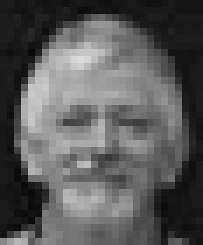
#> input picture faceGray.jpg, 29 x 35 px (shown 7 times larger)
$ python final_try.py   (older library calls are emulated)
#> lines starting #> are read from the running program, lines starting #| are printed output that depends on the picture
import matplotlib.pyplot as plt
import matplotlib.image as mpimg
import matplotlib.patches as patches
import numpy as np

# TESTING INPUTS

i1 = mpimg.imread('faceGray.jpg')
#> i1 is the input picture: shape (35, 29); min 8, max 218, mean 89.9
# i1 = mpimg.imread('testface.png')

i2 = mpimg.imread('groupGray.jpg')
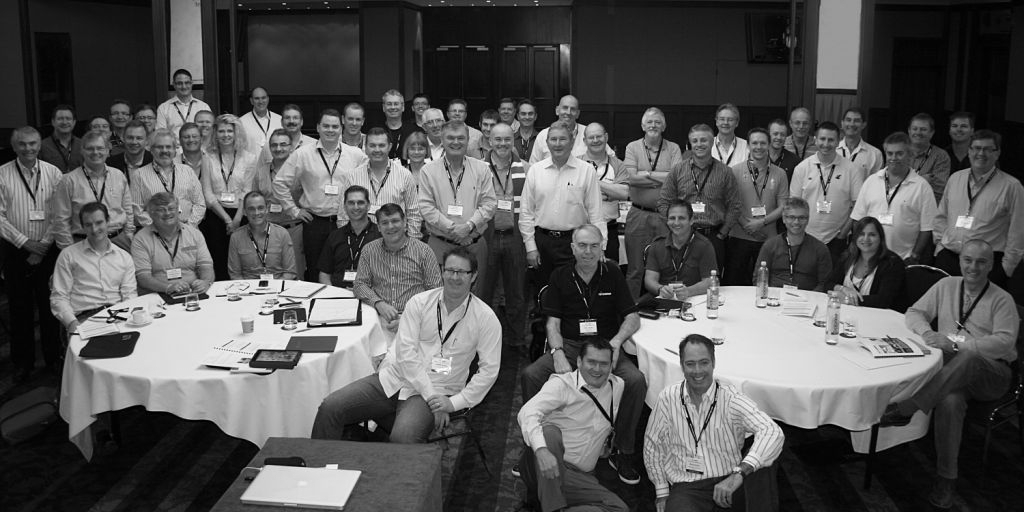
#> input picture groupGray.jpg, 1024 x 512 px
#> i2 is the input picture: shape (512, 1024); min 0, max 254, mean 85.2

# FOR PNG

#i1 = i1[:,:,2]
img1 = i1.copy()
img2 = i2.copy()

img1 = img1.T
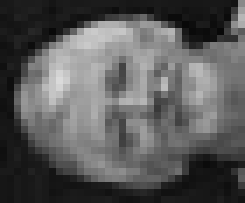
#> img1: shape (29, 35) (shown 7 times larger); min 8, max 218, mean 89.9
img2 = img2.T
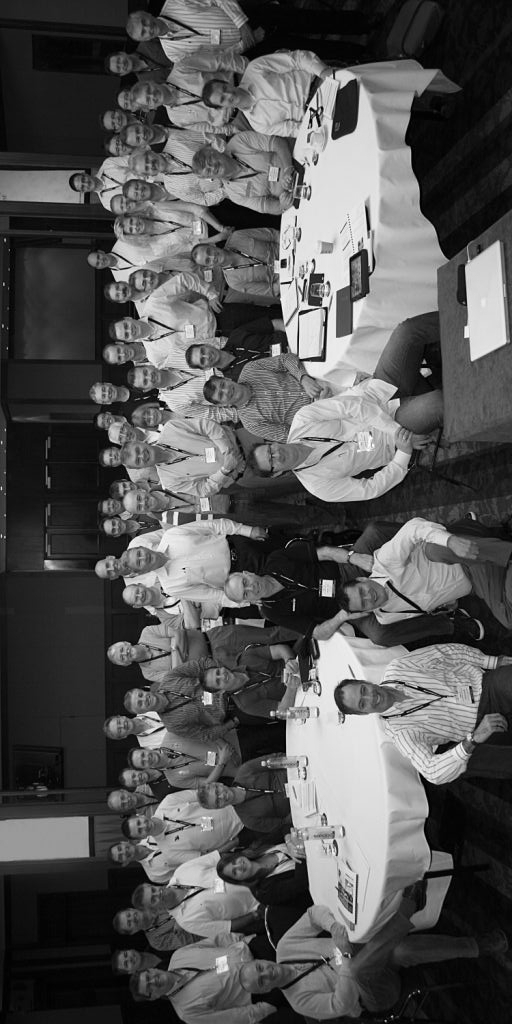
#> img2: shape (1024, 512); min 0, max 254, mean 85.2

# INITIALIZATION OF POPULATION TABLE

def popTableInitialization(pop_size):
    pop_table = []

    for i in range(pop_size):
        pop_table.append((np.random.randint(img2.shape[0]), np.random.randint(img2.shape[1])))
    return pop_table


# CREATING FRAMES FOR PIXEL MATCHING

def frameCreation(pop_table, img2):
    frames = []
    img2 = np.array(img2)

    for i in range(pop_size):
        frame = img2[pop_table[i][0]:(pop_table[i][0]+img1.shape[0]),pop_table[i][1]:(pop_table[i][1]+img1.shape[1])]
        frames.append(frame)
    return frames


# CORRELATION FUNCTION

def fitnessFunction(frames, pop_table, img1):
    fitness_values = []

    for i in range(pop_size):
        if frames[i].shape == img1.shape:
            frames[i] = frames[i] - frames[i].mean()
            img1 = img1 - img1.mean()
            frames[i] = frames[i] / frames[i].std()
            img1 = img1 / img1.std()
            value = np.mean(frames[i]*img1)
            fitness_values.append(value)
        else:
            fitness_values.append(0)
    return fitness_values


# SORTING

def sortedFitnessValues(fitness_values, pop_table):
    sorted_fitness = sorted(fitness_values)
    return sorted_fitness


# EXTRACTING THE MAX COORDINATE

def faceDetection(sorted_fitness, fitness_values, i2, pop_table, img1, threshold):
    sorted_pop_table = sortedPopTable(sorted_fitness, fitness_values, pop_size, pop_table)

    if (sorted_fitness[pop_size - 1] >= threshold):
        # SQUARING THE FACE
        fig,ax = plt.subplots(1)
        ax.imshow(i2, cmap= 'gray')
        rect = patches.Rectangle(sorted_pop_table[pop_size-1],img1.shape[0],img1.shape[1],linewidth=1,edgecolor='r',facecolor='none')
        ax.add_patch(rect)
        plt.xticks(rotation=90)
        plt.show()
        return []
    else:
        return sorted_pop_table


# MAKING NEW POPULATION TABLE

def sortedPopTable(sorted_fitness, fitness_values, pop_size, pop_table):
    sorted_pop_table = []

    for i in range(pop_size):
        for j in range(pop_size):
            if (sorted_fitness[i]==fitness_values[j]):
                fitness_values[j] = -100
                sorted_pop_table.append(pop_table[j])
    return sorted_pop_table

# CROSS-OVER

def crossOverOfBits(pop_size, sorted_pop_table):
    best_parents = []
    best_parents.append(sorted_pop_table[pop_size-2])
    best_parents.append(sorted_pop_table[pop_size-1])
    binary_number = []
    result_list = []
    out_array = np.asarray(best_parents, dtype=np.int)
    for i in range(pop_size):
        out_array = np.asarray(best_parents, dtype=np.int)
        for i in out_array:
            x = np.binary_repr(i[0], width= 11)
            y = np.binary_repr(i[1], width= 11)
            binary_number.append((x,y))

        concat_binary = [''.join(i) for i in binary_number]
        # print(concat_binary)
        binary_value_1 = concat_binary[0]
        binary_value_2 = concat_binary[1]
        binary_value_1 = list(binary_value_1)
        binary_value_2 = list(binary_value_2)
        random_point = np.random.randint(0, 22)

        for j in range(random_point, 22):
            binary_value_1[j], binary_value_2[j] = binary_value_2[j], binary_value_1[j]

        binary_value_1= ''. join(binary_value_1)
        binary_value_2= ''. join(binary_value_2)
        result_list.append(binary_value_1)
        result_list.append(binary_value_2)
        x = int(result_list[0][:11], 2)
        y = int(result_list[0][12:], 2)
        best_parents = []
        best_parents.append((x,y))
        print(bes)
        x = int(result_list[1][:11], 2)
        y = int(result_list[1][12:], 2)
        best_parents.append((x,y))
    print(result_list[0])
    return result_list


# MUTATION

def mutationOfBits(result_list, pop_size):
    random_point = np.random.randint(0,pop_size)
    value = result_list[random_point]
    value= list(value)
    mutation_point = np.random.randint(0,22)
    if(value[mutation_point]=='0'):
        # print(True)
        value[mutation_point]='1'
    else:
        value[mutation_point]='0'
    value= ''.join(str(v) for v in value)
    result_list[random_point] = value
    return result_list

# [18 lines of commented-out code are left out]
def newPopTable(sorted_pop_table, mutated_result, img2, pop_size):
    coordinates= []

    for i in range(pop_size - 1):
        x = int(mutated_result[i][:11], 2)
        y = int(mutated_result[i][12:], 2)
        if x <= img2.shape[0] and y <= img2.shape[1]:
            coordinates.append((x,y))
        else:
            coordinates.append((np.random.randint(img2.shape[0]), np.random.randint(img2.shape[1])))

    coordinates.append(sorted_pop_table[pop_size - 1])
    return coordinates

# [20 lines of commented-out code are left out]

pop_size = 50
pop_table = popTableInitialization(pop_size)
frames = frameCreation(pop_table, img2)
#> the loop in frameCreation, `for i in range(pop_size):` made 50 passes
#> pass 1, in frameCreation, `frame = img2[pop_table[i][0]:(pop_table[i][0]+img1.shape[0]),pop_table..`:
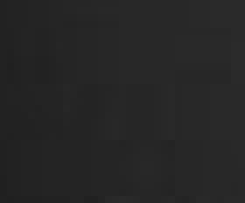
#> frame: shape (29, 35) (shown 7 times larger); min 32, max 43, mean 38
#> pass 2, in frameCreation, `frame = img2[pop_table[i][0]:(pop_table[i][0]+img1.shape[0]),pop_table..`:
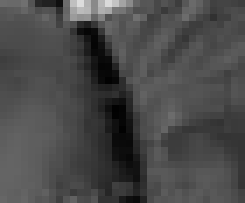
#> frame: shape (29, 35) (shown 7 times larger); min 1, max 220, mean 73.2
#> pass 3, in frameCreation, `frame = img2[pop_table[i][0]:(pop_table[i][0]+img1.shape[0]),pop_table..`:
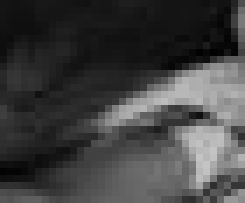
#> frame: shape (29, 35) (shown 7 times larger); min 1, max 196, mean 64.5
#> after the loop in frameCreation, `for i in range(pop_size):`: frames = 50 items
#> frames = 50 items
fitness_values = fitnessFunction(frames, pop_table, img1)
#> the loop in fitnessFunction, `for i in range(pop_size):` made 50 passes
#> value on passes 1 to 12: 0.179, -0.29, 0.0473, 0.0931, 0.105, 0.329, -0.204, -0.0808, 0.00568, -0.0224, -0.164, -0.137
#> pass 1, in fitnessFunction, `img1 = img1 - img1.mean()`:
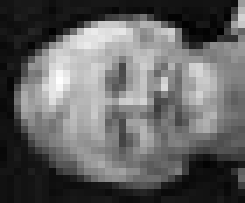
#> img1: shape (29, 35) float64 (shown 7 times larger); min -81.92, max 128.1, mean 0; drawn with min black and max white
#> after the loop in fitnessFunction, `for i in range(pop_size):`: fitness_values = 50 values, max 0.393 at index 32, min -0.474 at index 48, mean 0.0326; frames = 50 items; value = 0.0281
sorted_fitness = sortedFitnessValues(fitness_values, pop_table)
#> in sortedFitnessValues, `sorted_fitness = sorted(fitness_values)`: sorted_fitness = 50 values from -0.474 to 0.393
#> sorted_fitness = 50 values from -0.474 to 0.393
sorted_pop_table = faceDetection(sorted_fitness, fitness_values, i2, pop_table,img1, threshold= 0.9)
#> after the loop in sortedPopTable, `for i in range(pop_size):`: fitness_values = 50 values from -100 to -100; sorted_pop_table = 50 pairs, first value 9 to 1022, second value 25 to 510

count=0
generations = []
generations.append(0)
save_max = []
save_max.append(sorted_fitness[pop_size-1])
save_mean = []
save_mean.append(np.mean(sorted_fitness))
count +=1
for i in range(1,2000):
    if sorted_pop_table == []:
        break
    else:
        generations.append(i)
        save_max.append(sorted_fitness[pop_size-1])
        save_mean.append(np.mean(sorted_fitness))

#> (the run stopped early here; a loop or call above may not have finished)
